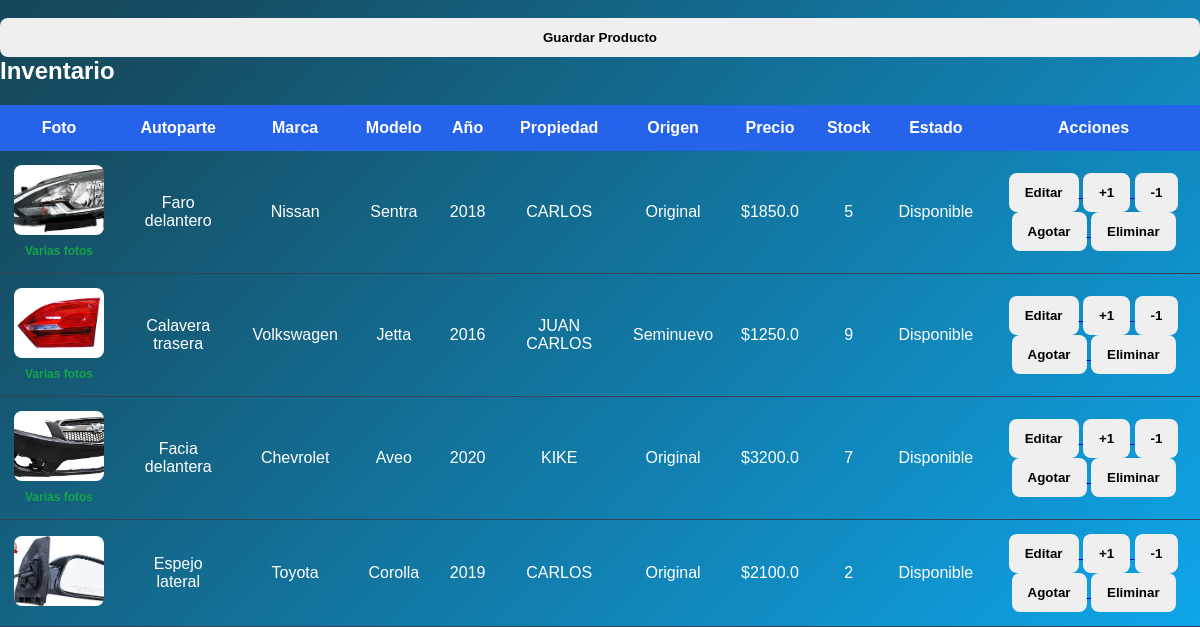
Before: /admin (signed in, lower part) with the older database file.
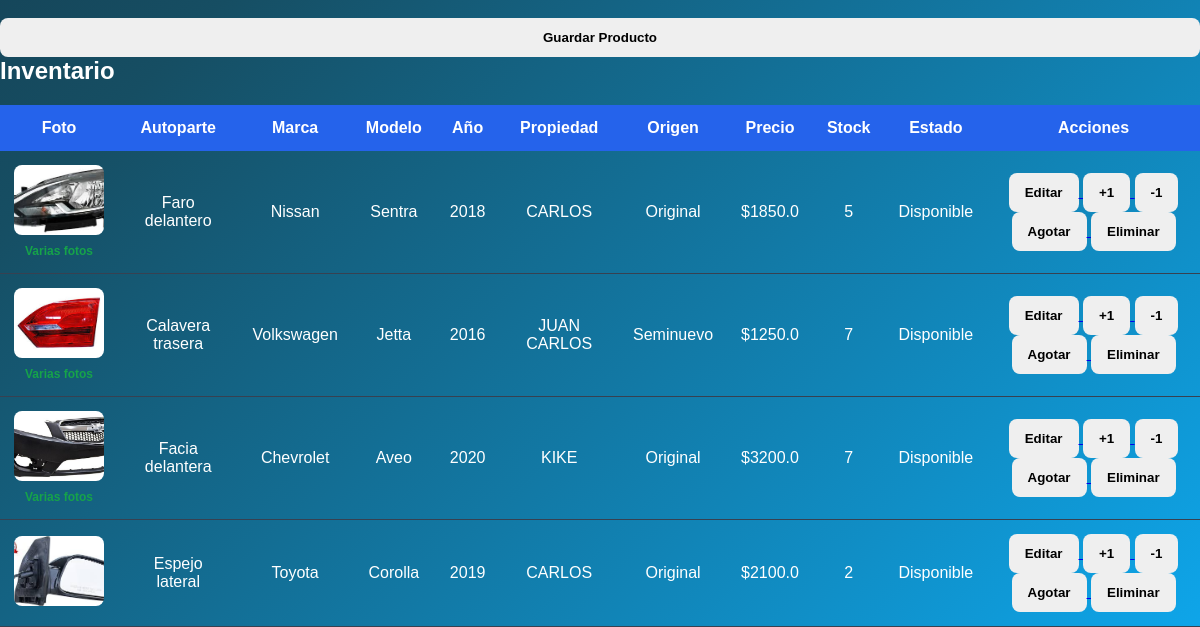
After: the same page with the newer database file.
### app.py (models this page shows)
class Producto(db.Model):
    id = db.Column(db.Integer, primary_key=True)
    marca = db.Column(db.String(100))
    modelo = db.Column(db.String(100))
    anio = db.Column(db.Integer)
    autoparte = db.Column(db.String(150))
    observaciones = db.Column(db.Text)
    transmision = db.Column(db.String(100))
    motor = db.Column(db.String(100))
    propiedad = db.Column(db.String(100))
    tipo = db.Column(db.String(100))
    lado = db.Column(db.String(50))
    origen = db.Column(db.String(100))
    costo_venta = db.Column(db.Float)
    stock = db.Column(db.Integer, default=1)
    foto = db.Column(db.String(300))
    link_ml = db.Column(db.String(500))
    estado = db.Column(db.String(50), default="disponible")
    vendido_a = db.Column(db.String(150))
    metodo_pago = db.Column(db.String(100))
    factura = db.Column(db.String(100))
    comentarios_venta = db.Column(db.Text)
    fecha_salida = db.Column(db.String(100))
    fecha_prestamo = db.Column(db.String(100))

### app.py (the view, shortened to what this page needs)
@app.route("/admin", methods=["GET", "POST"])
def admin():
    if not session.get("rol") in ["admin", "vendedor"]:
        return redirect("/login")
    productos = Producto.query.all()
    total = Producto.query.count()
    disponibles = Producto.query.filter(Producto.stock > 0).count()
    agotados = Producto.query.filter(Producto.stock == 0).count()
    return render_template(
        "admin.html",
        productos=productos,
        total=total,
        disponibles=disponibles,
        agotados=agotados
    )

### templates/admin.html (shortened to what this page needs)
<!DOCTYPE html>
<html lang="es">
<head>
    <link rel="stylesheet" href="{{ url_for('static', filename='css/style.css') }}">
</head>
<body>
<div class="form-box">
    <form method="POST" enctype="multipart/form-data">
        <button class="btn rojo" style="width:100%; margin-top:20px;">
            Guardar Producto
        </button>
    </form>
</div>
<div class="tabla">
    <h2 style="margin-bottom:20px;">Inventario</h2>
    <table>
        <tr>
            <th>Foto</th>
            <th>Autoparte</th>
            <th>Marca</th>
            <th>Modelo</th>
            <th>Año</th>
            <th>Propiedad</th>
            <th>Origen</th>
            <th>Precio</th>
            <th>Stock</th>
            <th>Estado</th>
            <th>Acciones</th>
        </tr>
        {% for producto in productos %}
        <tr>
            <td>
                {% if producto.foto %}
                    <img
                        class="foto-tabla"
                        src="{{ url_for('static', filename='uploads/' ~ producto.foto.split('|')[0]) }}"
                        alt="{{ producto.autoparte }}"
                    >
                    {% if '|' in producto.foto %}
                        <br>
                        <span class="varias-fotos">
                            Varias fotos
                        </span>
                    {% endif %}
                {% else %}
                    Sin foto
                {% endif %}
            </td>
            <td>{{ producto.autoparte }}</td>
            <td>{{ producto.marca }}</td>
            <td>{{ producto.modelo }}</td>
            <td>{{ producto.anio }}</td>
            <td>{{ producto.propiedad }}</td>
            <td>{{ producto.origen }}</td>
            <td>${{ producto.costo_venta }}</td>
            <td>{{ producto.stock }}</td>
            <td>
                {% if producto.stock > 0 %}
                    Disponible
                {% else %}
                    Agotado
                {% endif %}
            </td>
            <td>
                <div class="acciones-btns">
                    <a href="/editar/{{ producto.id }}">
                        <button class="btn gris">Editar</button>
                    </a>
                    <a href="/sumar/{{ producto.id }}">
                        <button class="btn verde">+1</button>
                    </a>
                    <a href="/restar/{{ producto.id }}">
                        <button class="btn gris">-1</button>
                    </a>
                    {% if producto.stock > 0 %}
                    <a href="/agotado/{{ producto.id }}">
                        <button class="btn gris">Agotar</button>
                    </a>
                    {% else %}
                    <a href="/disponible/{{ producto.id }}">
                        <button class="btn verde">Activar</button>
                    </a>
                    {% endif %}
                    <a href="/eliminar/{{ producto.id }}">
                        <button
                            class="btn rojo"
                            onclick="return confirm('¿Seguro que deseas eliminar esta autoparte?')"
                        >
                            Eliminar
                        </button>
                    </a>
                </div>
            </td>
        </tr>
        {% endfor %}
    </table>
</div>
</body>
</html>

Changed rows visible on the page:
changed Producto "Calavera trasera": stock "9" → "7"
